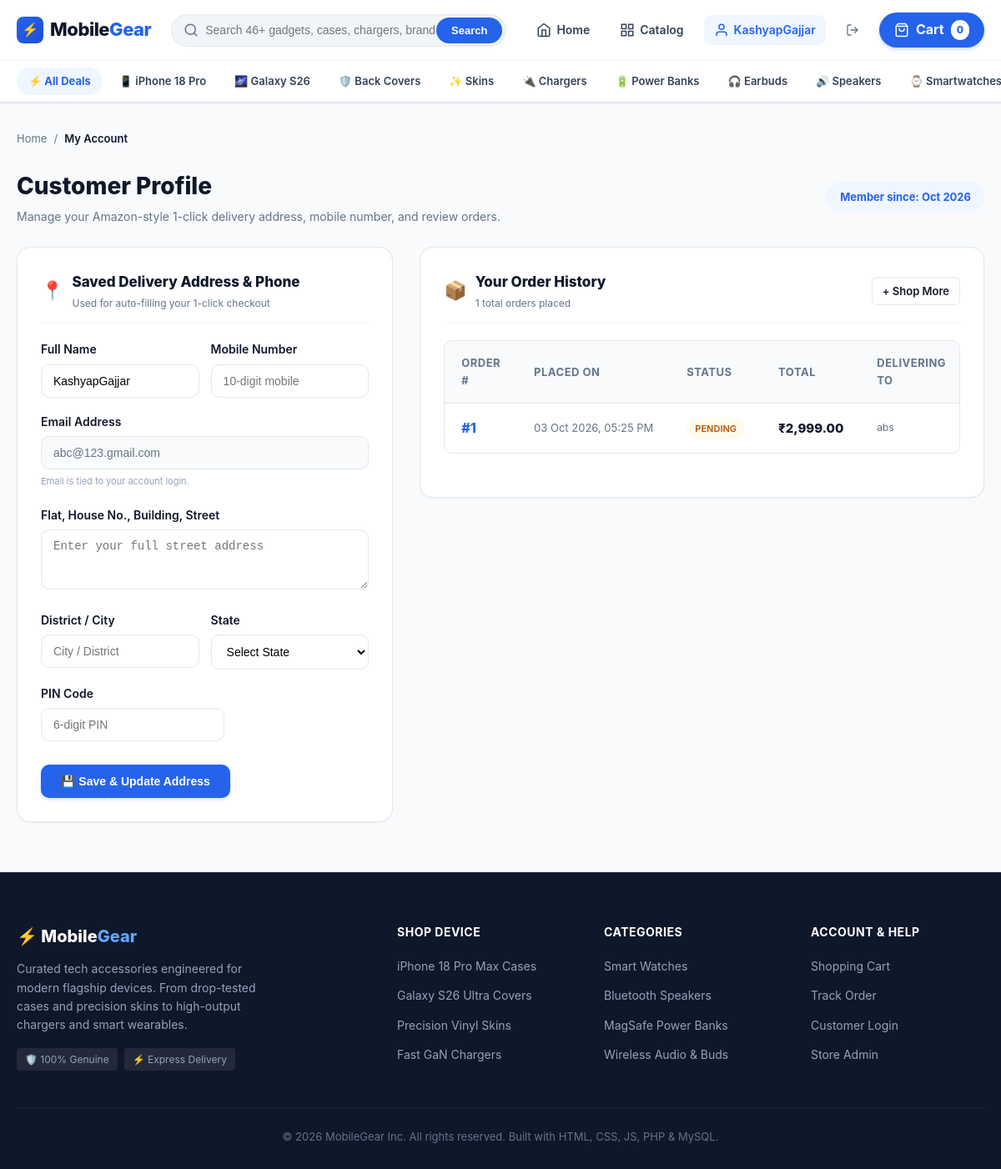
Screenshot of /profile.php (signed in) with the database file from the repository.
### tables this page shows
CREATE TABLE `users` (
  `id` int(11) NOT NULL AUTO_INCREMENT,
  `full_name` varchar(100) NOT NULL,
  `email` varchar(100) NOT NULL,
  `phone` varchar(20) DEFAULT NULL,
  `address` text DEFAULT NULL,
  `district` varchar(100) DEFAULT NULL,
  `state` varchar(100) DEFAULT NULL,
  `pincode` varchar(10) DEFAULT NULL,
  `password` varchar(255) NOT NULL,
  `role` enum('customer','admin') DEFAULT 'customer',
  `created_at` timestamp NOT NULL DEFAULT current_timestamp(),
  PRIMARY KEY (`id`),
  UNIQUE KEY `email` (`email`)
);

CREATE TABLE `orders` (
  `id` int(11) NOT NULL AUTO_INCREMENT,
  `user_id` int(11) NOT NULL,
  `total_amount` decimal(10,2) NOT NULL,
  `status` enum('pending','completed','cancelled') DEFAULT 'pending',
  `shipping_address` text NOT NULL,
  `created_at` timestamp NOT NULL DEFAULT current_timestamp(),
  PRIMARY KEY (`id`),
  KEY `user_id` (`user_id`),
  CONSTRAINT `fk_orders_user` FOREIGN KEY (`user_id`) REFERENCES `users` (`id`) ON DELETE CASCADE
);

### includes/functions.php (called while the page is built, shortened)
<?php
function format_price($price) {
    return "₹" . number_format($price, 2);
}
?>

### profile.php (the view, shortened to what this page needs)
<?php
require_once 'includes/bootstrap.php';
$user_id = (int)$_SESSION['user_id'];
$stmt_user = $conn->prepare("SELECT * FROM users WHERE id = ?");
$stmt_user->execute([$user_id]);
$user = $stmt_user->fetch();
$stmt_orders = $conn->prepare("SELECT * FROM orders WHERE user_id = ? ORDER BY created_at DESC");
$stmt_orders->execute([$user_id]);
$orders = $stmt_orders->fetchAll();
require_once 'includes/header.php';
?>
<div class="container">
    <div class="breadcrumbs">
        <a href="index.php">Home</a>
        <span>/</span>
        <span style="color: var(--dark); font-weight: 600;">My Account</span>
    </div>
    <div style="display: flex; justify-content: space-between; align-items: center; margin-bottom: 24px; flex-wrap: wrap; gap: 12px;">
        <div>
            <h1 style="font-size: 28px; font-weight: 800; color: var(--dark); margin-bottom: 4px;">Customer Profile</h1>
            <p style="color: var(--text-muted); font-size: 14px;">Manage your Amazon-style 1-click delivery address, mobile number, and review orders.</p>
        </div>
        <div style="background: var(--primary-light); padding: 8px 16px; border-radius: var(--radius-full); font-weight: 700; color: var(--primary); font-size: 13px;">
            Member since: <?= date('M Y', strtotime($user['created_at'])) ?>
        </div>
    </div>
    <div style="display: flex; gap: 32px; flex-wrap: wrap; align-items: flex-start;">
        <div style="flex: 1.2; min-width: 320px;">
            <div style="background: var(--bg-card); border: 1px solid var(--border-color); border-radius: var(--radius-lg); padding: 28px; box-shadow: var(--shadow-sm);">
                <div style="display: flex; align-items: center; gap: 10px; margin-bottom: 20px; padding-bottom: 14px; border-bottom: 1px solid var(--border-light);">
                    <span style="font-size: 22px;">📍</span>
                    <div>
                        <h3 style="font-size: 17px; font-weight: 800; color: var(--dark); margin-bottom: 2px;">Saved Delivery Address & Phone</h3>
                        <p style="font-size: 12px; color: var(--text-muted);">Used for auto-filling your 1-click checkout</p>
                    </div>
                </div>
                <form action="profile.php" method="POST">
                    <div style="display: grid; grid-template-columns: 1fr 1fr; gap: 14px;">
                        <div class="form-group">
                            <label>Full Name</label>
                            <input type="text" name="name" class="form-control" value="<?= htmlspecialchars($user['full_name']) ?>" required>
                        </div>
                        <div class="form-group">
                            <label>Mobile Number</label>
                            <input type="tel" name="phone" class="form-control" value="<?= htmlspecialchars($user['phone'] ?? '') ?>" placeholder="10-digit mobile" pattern="[0-9]{10}" maxlength="10">
                        </div>
                    </div>
                    <div class="form-group">
                        <label>Email Address</label>
                        <input type="email" class="form-control" value="<?= htmlspecialchars($user['email']) ?>" readonly style="background: #f8fafc; color: #64748b;">
                        <small style="color: var(--text-light); font-size: 11px;">Email is tied to your account login.</small>
                    </div>
                    <div class="form-group">
                        <label>Flat, House No., Building, Street</label>
                        <textarea name="address" class="form-control" rows="3" placeholder="Enter your full street address"><?= htmlspecialchars($user['address'] ?? '') ?></textarea>
                    </div>
                    <div style="display: grid; grid-template-columns: 1fr 1fr; gap: 14px;">
                        <div class="form-group">
                            <label>District / City</label>
                            <input type="text" name="district" class="form-control" value="<?= htmlspecialchars($user['district'] ?? '') ?>" placeholder="City / District">
                        </div>
                        <div class="form-group">
                            <label>State</label>
                            <select name="state" class="form-control">
                                <option value="">Select State</option>
                            </select>
                        </div>
                    </div>
                    <div class="form-group" style="max-width: 220px;">
                        <label>PIN Code</label>
                        <input type="text" name="pincode" class="form-control" value="<?= htmlspecialchars($user['pincode'] ?? '') ?>" placeholder="6-digit PIN" pattern="[0-9]{6}" maxlength="6">
                    </div>
                    <button type="submit" class="btn btn-primary" style="padding: 12px 24px; font-size: 14px; margin-top: 10px;">
                        💾 Save & Update Address
                    </button>
                </form>
            </div>
        </div>
        <div style="flex: 1.8; min-width: 320px;">
            <div style="background: var(--bg-card); border: 1px solid var(--border-color); border-radius: var(--radius-lg); padding: 28px; box-shadow: var(--shadow-sm);">
                <div style="display: flex; align-items: center; justify-content: space-between; margin-bottom: 20px; padding-bottom: 14px; border-bottom: 1px solid var(--border-light);">
                    <div style="display: flex; align-items: center; gap: 10px;">
                        <span style="font-size: 22px;">📦</span>
                        <div>
                            <h3 style="font-size: 17px; font-weight: 800; color: var(--dark); margin-bottom: 2px;">Your Order History</h3>
                            <p style="font-size: 12px; color: var(--text-muted);"><?= count($orders) ?> total orders placed</p>
                        </div>
                    </div>
                    <a href="shop.php" class="btn btn-secondary btn-sm">+ Shop More</a>
                </div>
                <?php if(empty($orders)): ?>
                    <div style="text-align: center; padding: 40px 20px; color: var(--text-muted);">
                        <div style="font-size: 38px; margin-bottom: 10px;">🛍️</div>
                        <h4 style="color: var(--dark); margin-bottom: 6px;">No orders yet</h4>
                        <p style="font-size: 13px; margin-bottom: 18px;">When you purchase cases, chargers or smartwatches, they will appear here.</p>
                        <a href="shop.php" class="btn btn-primary btn-sm">Explore Collection</a>
                    </div>
                <?php else: ?>
                    <div class="table-responsive">
                        <table>
                            <thead>
                                <tr>
                                    <th>Order #</th>
                                    <th>Placed On</th>
                                    <th>Status</th>
                                    <th>Total</th>
                                    <th>Delivering To</th>
                                </tr>
                            </thead>
                            <tbody>
                                <?php foreach($orders as $order): ?>
                                    <tr>
                                        <td>
                                            <a href="order-success.php?id=<?= $order['id'] ?>" style="font-weight: 800; color: var(--primary); text-decoration: none;">
                                                #<?= $order['id'] ?>
                                            </a>
                                        </td>
                                        <td style="color: var(--text-muted); font-size: 13px; white-space: nowrap;">
                                            <?= date('d M Y, h:i A', strtotime($order['created_at'])) ?>
                                        </td>
                                        <td>
                                            <?php
                                                $status = strtolower($order['status']);
                                                $status_bg = '#f1f5f9';
                                                $status_color = '#475569';
                                                if ($status === 'completed') { $status_bg = '#ecfdf5'; $status_color = '#047857'; }
                                                elseif ($status === 'pending') { $status_bg = '#fffbeb'; $status_color = '#b45309'; }
                                                elseif ($status === 'cancelled') { $status_bg = '#fef2f2'; $status_color = '#b91c1c'; }
                                            ?>
                                            <span class="badge" style="background: <?= $status_bg ?>; color: <?= $status_color ?>; font-size: 11px; text-transform: uppercase;">
                                                <?= htmlspecialchars($order['status']) ?>
                                            </span>
                                        </td>
                                        <td style="font-weight: 800; color: var(--dark); font-size: 15px; white-space: nowrap;">
                                            <?= format_price($order['total_amount']) ?>
                                        </td>
                                        <td style="font-size: 12px; color: var(--text-muted); max-width: 200px; line-height: 1.4;">
                                            <?= htmlspecialchars(mb_strimwidth($order['shipping_address'], 0, 75, '...')) ?>
                                        </td>
                                    </tr>
                                <?php endforeach; ?>
                            </tbody>
                        </table>
                    </div>
                <?php endif; ?>
            </div>
        </div>
    </div>
</div>
<?php require_once 'includes/footer.php'; ?>

### rows the page displays
users: created_at "Oct 2026", name "KashyapGajjar", email "abc@123.gmail.com"
orders: id "1", created_at "03 Oct 2026, 05:25 PM", status "PENDING", total_amount "₹2,999.00", shipping_address "abs"

### other values shown
explode(' ', $_SESSION['user_name'])[0] "KashyapGajjar"
$cart_count "0"
count($orders) "1"
